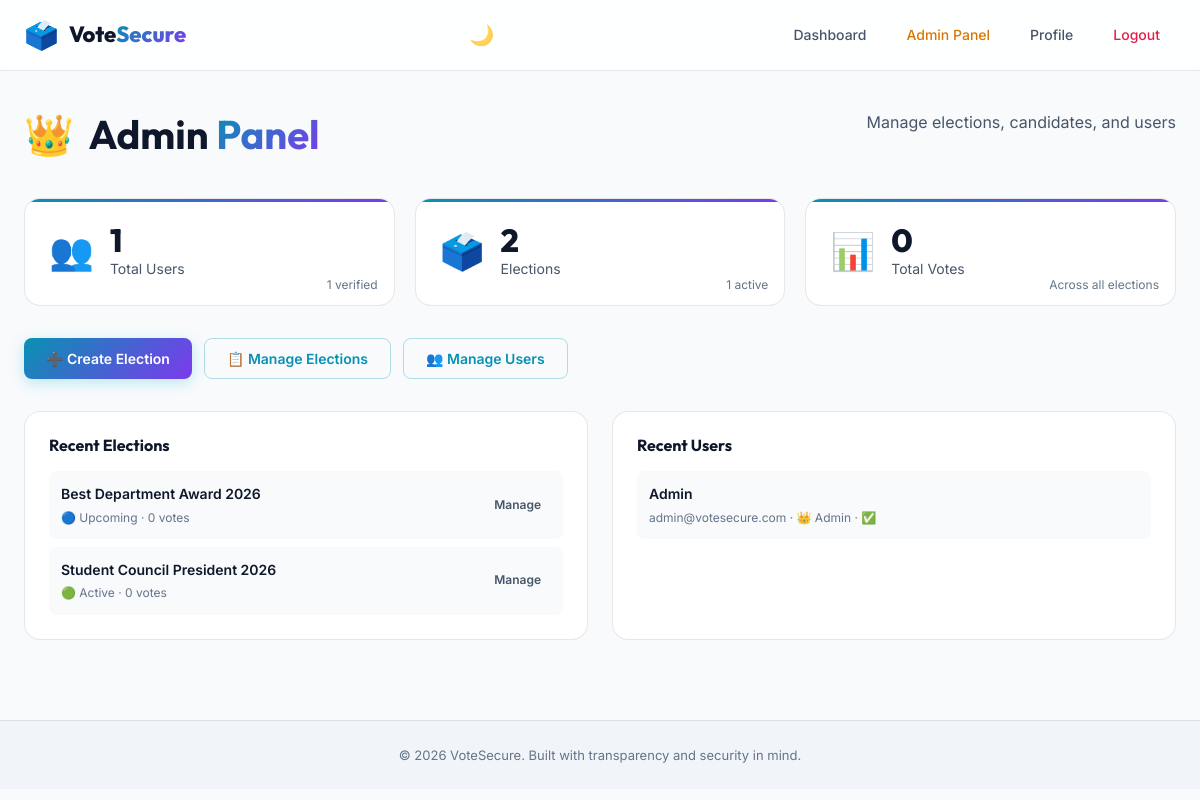
The page /admin (signed in) on the database its author committed.
### models.py (models this page shows, shortened)
class Election(db.Model):
    __tablename__ = 'elections'
    id = db.Column(db.Integer, primary_key=True)
    title = db.Column(db.String(200), nullable=False)
    description = db.Column(db.Text, nullable=True)
    start_time = db.Column(db.DateTime, nullable=False)
    end_time = db.Column(db.DateTime, nullable=False)
    is_active = db.Column(db.Boolean, default=True)
    created_by = db.Column(db.Integer, db.ForeignKey('users.id'), nullable=False)
    created_at = db.Column(db.DateTime, default=datetime.utcnow)
    candidates = db.relationship('Candidate', backref='election', lazy=True, cascade='all, delete-orphan')
    votes = db.relationship('Vote', backref='election', lazy=True, cascade='all, delete-orphan')
    creator = db.relationship('User', backref='created_elections', foreign_keys=[created_by])
    @property
    def status(self):
        now = datetime.utcnow()
        if not self.is_active:
            return 'inactive'
        if now < self.start_time:
            return 'upcoming'
        if now > self.end_time:
            return 'ended'
        return 'active'
    @property
    def total_votes(self):
        return len(self.votes)

class User(UserMixin, db.Model):
    __tablename__ = 'users'
    id = db.Column(db.Integer, primary_key=True)
    name = db.Column(db.String(100), nullable=False)
    email = db.Column(db.String(120), unique=True, nullable=False)
    password_hash = db.Column(db.String(256), nullable=False)
    is_verified = db.Column(db.Boolean, default=False)
    is_admin = db.Column(db.Boolean, default=False)
    otp_code = db.Column(db.String(6), nullable=True)
    otp_expiry = db.Column(db.DateTime, nullable=True)
    created_at = db.Column(db.DateTime, default=datetime.utcnow)
    votes = db.relationship('Vote', backref='voter', lazy=True)

### app.py (the view)
@app.route('/admin')
@admin_required
def admin_panel():
    total_users = User.query.count()
    verified_users = User.query.filter_by(is_verified=True).count()
    total_elections = Election.query.count()
    active_elections = Election.query.filter_by(is_active=True).filter(
        Election.start_time <= datetime.utcnow(),
        Election.end_time >= datetime.utcnow()
    ).count()
    total_votes = Vote.query.count()
    recent_elections = Election.query.order_by(Election.created_at.desc()).limit(5).all()
    recent_users = User.query.order_by(User.created_at.desc()).limit(5).all()
    return render_template('admin/panel.html',
                         total_users=total_users,
                         verified_users=verified_users,
                         total_elections=total_elections,
                         active_elections=active_elections,
                         total_votes=total_votes,
                         recent_elections=recent_elections,
                         recent_users=recent_users)

### app.py (called while the page is built)
@login_manager.user_loader
def load_user(user_id):
    return User.query.get(int(user_id))

def admin_required(f):
    @wraps(f)
    @login_required
    def decorated(*args, **kwargs):
        if not current_user.is_admin:
            flash('Access denied. Admin privileges required.', 'danger')
            return redirect(url_for('dashboard'))
        return f(*args, **kwargs)
    return decorated

### templates/admin/panel.html (shortened to what this page needs)
{% extends "base.html" %}
{% block content %}
<section class="admin-section">
    <div class="container">
        <div class="admin-header">
            <h1 class="page-title">
                <span class="admin-crown">👑</span>
                Admin <span class="gradient-text">Panel</span>
            </h1>
            <p class="page-subtitle">Manage elections, candidates, and users</p>
        </div>
        <div class="admin-stats">
            <div class="stat-card">
                <div class="stat-card-icon">👥</div>
                <div class="stat-card-info">
                    <span class="stat-card-number">{{ total_users }}</span>
                    <span class="stat-card-label">Total Users</span>
                </div>
                <div class="stat-card-sub">{{ verified_users }} verified</div>
            </div>
            <div class="stat-card">
                <div class="stat-card-icon">🗳️</div>
                <div class="stat-card-info">
                    <span class="stat-card-number">{{ total_elections }}</span>
                    <span class="stat-card-label">Elections</span>
                </div>
                <div class="stat-card-sub">{{ active_elections }} active</div>
            </div>
            <div class="stat-card">
                <div class="stat-card-icon">📊</div>
                <div class="stat-card-info">
                    <span class="stat-card-number">{{ total_votes }}</span>
                    <span class="stat-card-label">Total Votes</span>
                </div>
                <div class="stat-card-sub">Across all elections</div>
            </div>
        </div>
        <div class="admin-actions-row">
            <a href="{{ url_for('create_election') }}" class="btn btn-primary" id="create-election-btn">
                ➕ Create Election
            </a>
            <a href="{{ url_for('admin_elections') }}" class="btn btn-outline" id="manage-elections-btn">
                📋 Manage Elections
            </a>
            <a href="{{ url_for('admin_users') }}" class="btn btn-outline" id="manage-users-btn">
                👥 Manage Users
            </a>
        </div>
        <div class="admin-grid">
            <div class="admin-card">
                <h3 class="admin-card-title">Recent Elections</h3>
                {% if recent_elections %}
                <div class="admin-list">
                    {% for election in recent_elections %}
                    <div class="admin-list-item">
                        <div class="list-item-info">
                            <span class="list-item-title">{{ election.title }}</span>
                            <span class="list-item-sub">
                                {% if election.status == 'active' %}🟢{% elif election.status == 'upcoming' %}🔵{% else %}🔴{% endif %}
                                {{ election.status|title }} · {{ election.total_votes }} votes
                            </span>
                        </div>
                        <a href="{{ url_for('admin_candidates', election_id=election.id) }}" class="btn btn-ghost btn-xs">Manage</a>
                    </div>
                    {% endfor %}
                </div>
                {% else %}
                <p class="admin-empty">No elections created yet.</p>
                {% endif %}
            </div>
            <div class="admin-card">
                <h3 class="admin-card-title">Recent Users</h3>
                {% if recent_users %}
                <div class="admin-list">
                    {% for user in recent_users %}
                    <div class="admin-list-item">
                        <div class="list-item-info">
                            <span class="list-item-title">{{ user.name }}</span>
                            <span class="list-item-sub">
                                {{ user.email }}
                                {% if user.is_admin %} · 👑 Admin{% endif %}
                                {% if user.is_verified %} · ✅{% else %} · ❌{% endif %}
                            </span>
                        </div>
                    </div>
                    {% endfor %}
                </div>
                {% else %}
                <p class="admin-empty">No users registered yet.</p>
                {% endif %}
            </div>
        </div>
    </div>
</section>
{% endblock %}

### rows shown on the page
Election: title "Best Department Award 2026", status "Upcoming", total_votes "0"
Election: title "Student Council President 2026", status "Active", total_votes "0"
User: name "Admin", email "admin@votesecure.com", is_admin "· 👑 Admin"

### other values the page prints
{{ total_users }} "1"
{{ verified_users }} "1"
{{ total_elections }} "2"
{{ active_elections }} "1"
{{ total_votes }} "0"
